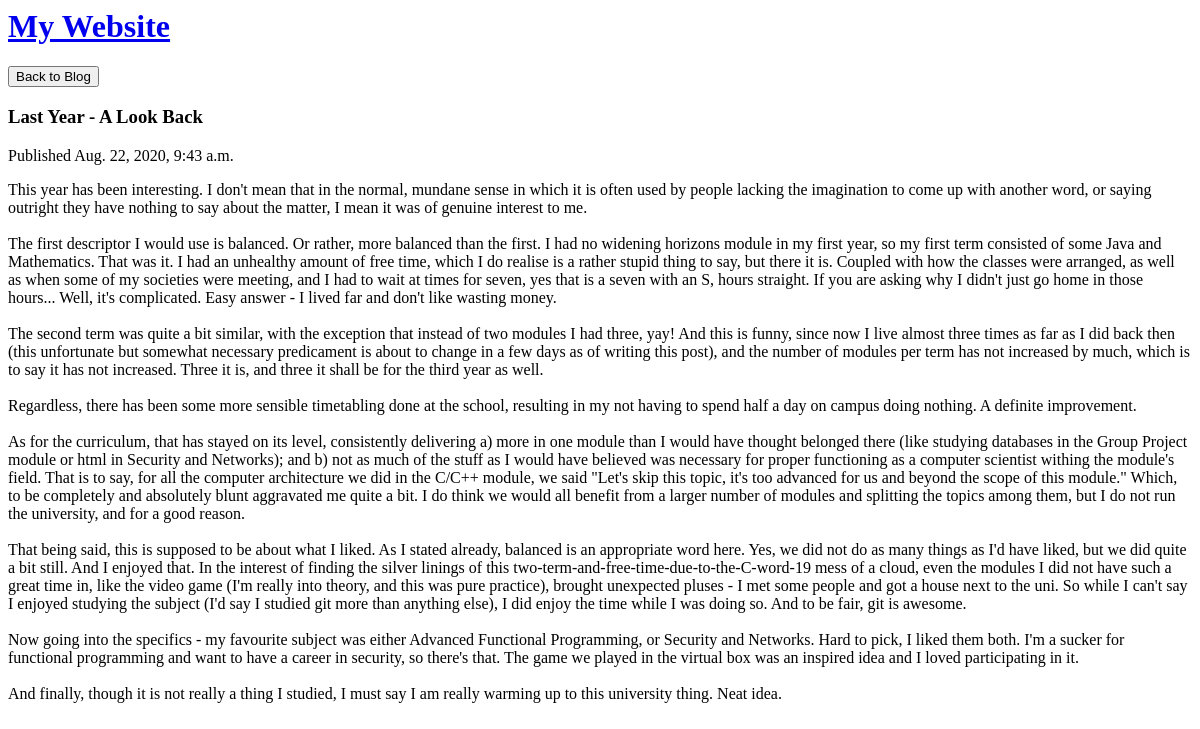
The page /blog/1/ on the database as committed earlier.
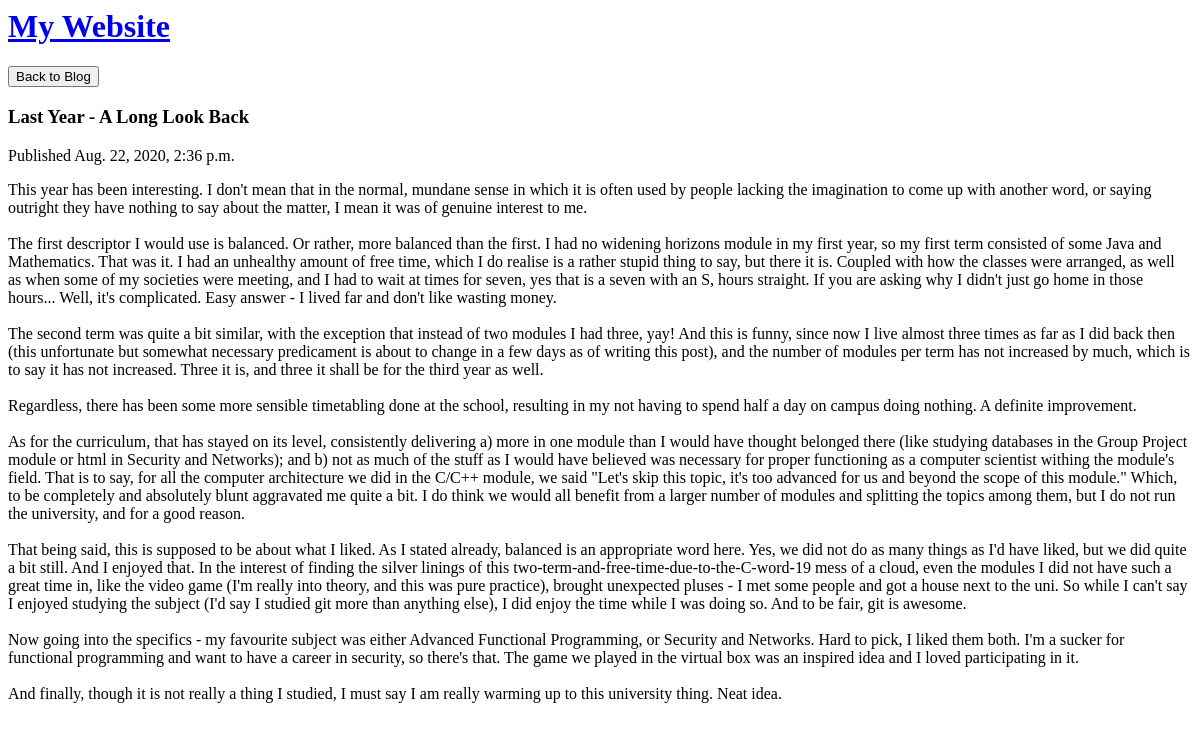
The same page on the database as committed later.
### home/models.py (models this page shows, shortened)
class Post(models.Model):
    author = models.ForeignKey(settings.AUTH_USER_MODEL, on_delete=models.CASCADE)
    title = models.CharField(max_length=200)
    text = models.TextField()
    created_date = models.DateTimeField(default=timezone.now)
    published_date = models.DateTimeField(blank=True, null=True)

### home/views.py (the view)
# urls.py: path('blog/<int:pk>/', views.post_view, name="posts"),
def post_view(request, pk):
    post = get_object_or_404(Post, pk=pk)
    return render(request, 'post.html', {'post': post})

### home/templates/post.html (shortened to what this page needs)
{% extends 'base.html' %}
{% block content %}
<button id="blog-button" onclick="location.href='../../blog'">Back to Blog</button>
<div class="sub-header">
  <h3>{{ post.title }}</h2>
</div>
{% if post.published_date %}
<p>Published {{ post.published_date }}</p>
{% endif %}
<p>{{ post.text | linebreaksbr }}</p>
{% endblock %}

### home/templates/base.html (shortened to what this page needs)
<html>
  <head>
  </head>
  <body>
	<div class="page-header">
	  <h1><a href="/">My Website</a></h1>
	</div>
	{% block content %}
	{% endblock %}
  </body>
</html>

Rows that differ between the two databases and show on the page:
changed Post: title "Last Year - A Look Back" → "Last Year - A Long Look Back"; published_date "Aug. 22, 2020, 9:43 a.m." → "Aug. 22, 2020, 2:36 p.m."
